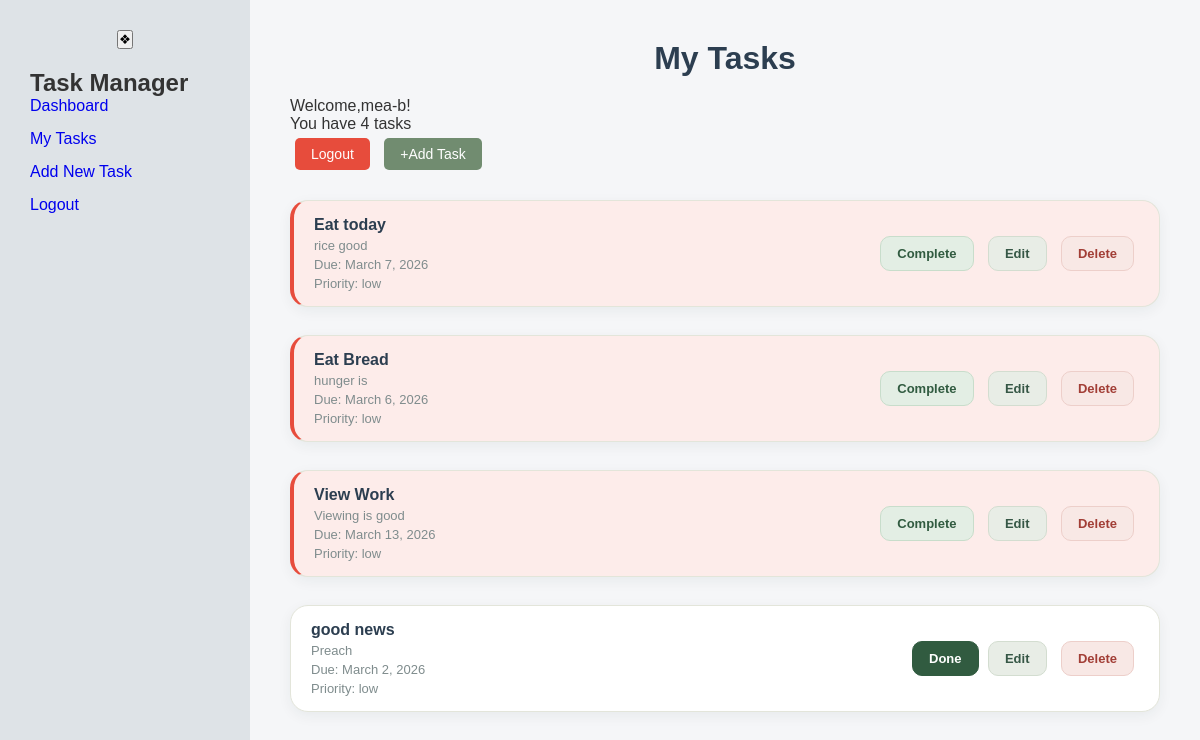
Page /tasks/ (signed in) on the committed database.
### tasks/models.py (models this page shows, shortened)
class Task(models.Model):
    class Priority(models.TextChoices) :
        Low = 'low,' 'Low',
        Medium ='medium', 'Medium'
        High = 'high',"High"
    user = models.ForeignKey(User, on_delete = models.CASCADE)
    title = models.CharField(max_length = 200)
    description = models.TextField(blank = True)
    completed = models.BooleanField(default = False)
    due_date = models.DateField(null = True,blank = True)
    priority = models.CharField(max_length = 10,choices = Priority, default = 'low')
    created_at = models.DateTimeField(auto_now_add = True)

### tasks/views.py (the view)
# urls.py: path('',lambda request: redirect('task_list')),
@login_required
def task_list(request):
    tasks = Task.objects.filter(user = request.user)
    return render(request,'tasks-temps/task_list.html',{'tasks':tasks, 'today':date.today()})

### tasks/templates/tasks-temps/task_list.html
{% extends 'tasks-temps/base.html' %}
{% block content %}
<h1>My Tasks </h1>
<p>Welcome,{{ request.user.username }}!</p>
<p> You have {{ tasks.count }} task{{ tasks.count|pluralize }}</p>
<a href = "{% url 'logout' %}" class = "btn btn-danger">Logout</a>
<a href = "{% url 'task_create' %}" class = "btn btn-primary"> +Add Task </a>
<ul class = "task-list">
    {% for task in tasks %}
    <li class = "task-item {% if task.due_date and task.due_date < today and not task.completed %}overdue{% endif %}">
        <div>
            <strong> {{ task.title }} </strong>
            <p>{{ task.description }}</p>
             {% if task.due_date %}
                <p>Due: {{task.due_date }}</p>
            {%endif %}
            <p>Priority: {{task.get_priority_display }}</p>
        </div>
        <div>
            {% if not task.completed %}
                <a href = "{% url 'task_complete' task.pk %}" class = "btn btn-success">Complete</a>
            {% else %}
                <span class = "badge">Done </span>
            {% endif %}
                <a href = "{%url 'task_edit' task.pk %}" class = "btn btn-primary">Edit</a>
                <a href = "{% url 'task_delete' task.pk %}" class = "btn btn-danger">Delete</a>
        </div>
    </li>
   {% endfor %}
</ul>
{% endblock %}

### tasks/static/core/style.css (style rules this page uses)
* { margin: 0; padding: 0; box-sizing: border-box; }
body { font-family: Arial, Helvetica, sans-serif; background-color: #f5f6f8; color: #333; }
h1 { text-align: center; margin-bottom: 20px; color: #2c3e50; }
.btn { display: inline-block; padding: 8px 16px; margin: 5px; border: none; border-radius: 5px; color: white; text-decoration: none; text-align: center; font-size: 14px; cursor: pointer; transition: all 0.25s ease; }
.btn-primary { background-color: #718c70; }
.btn-success { background-color: #2ecc71; }
.btn-danger { background-color: #e74c3c; }
.task-list { list-style: none; padding: 0; margin: 25px 0; display: flex; flex-direction: column; gap: 18px; }
.task-item { display: flex; justify-content: space-between; align-items: center; gap: 24px; padding: 15px 20px; margin-bottom: 10px; background-color: white; border: 1px solid #e3e5da; border-radius: 18px; box-shadow: 0 4px 14px rgba(25, 56, 47, 0.06); transition: transform 0.2s ease; }
.task-item strong { font-size: 16px; color: #2c3e50; }
.task-item p { margin-top: 4px; font-size: 13px; color: #7f8c8d; }
.task-item.overdue { border-left: 4px solid #e74c3c; background-color: #fdecea; }
.badge { display: inline-block; padding: 5px 10px; border-radius: 20px; background-color: #2ecc71; color: white; font-size: 12px; }
.task-item .badge { padding: 9px 16px; border: 1px solid #315b40; border-radius: 10px; background-color: #315b40; color: white; font-size: 13px; font-weight: 600; text-align: center; }
.task-item .btn { padding: 9px 16px; border: 1px solid transparent; border-radius: 10px; font-size: 13px; font-weight: 600; }
.task-item .btn-success { background-color: #e3eee4; color: #315b40; border-color: #c8ddcb; }
.task-item .btn-primary { background-color: #e8ede6; color: #365746; border-color: #d3ddd0; }
.task-item .btn-danger { background-color: #f8e8e5; color: #a23e36; border-color: #edcfca; }

### rows in the picture
Task: title "Eat today", description "rice good", due_date "March 7, 2026", priority "low", completed "Complete"
Task: title "Eat Bread", description "hunger is", due_date "March 6, 2026", priority "low", completed "Complete"
Task: title "View Work", description "Viewing is good", due_date "March 13, 2026", priority "low", completed "Complete"
Task: title "good news", description "Preach", due_date "March 2, 2026", priority "low", completed "Done"

### other values in the picture
{{ request.user.username }} "mea-b"
{{ tasks.count }} "4"
